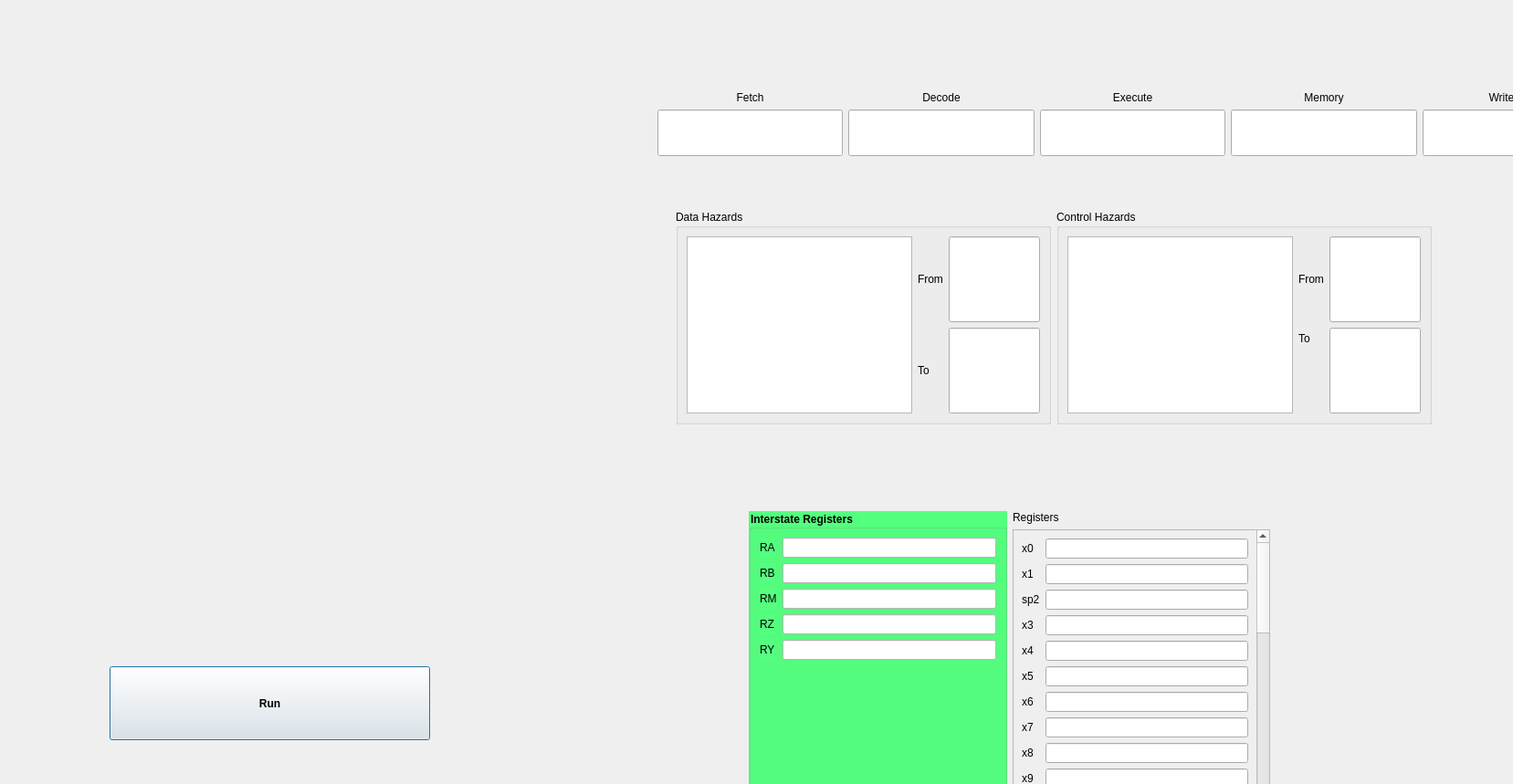
<?xml version="1.0" encoding="UTF-8"?>
<ui version="4.0">
 <class>thirdDialog</class>
 <widget class="QDialog" name="thirdDialog">
  <property name="geometry">
   <rect>
    <x>0</x>
    <y>0</y>
    <width>1657</width>
    <height>859</height>
   </rect>
  </property>
  <property name="windowTitle">
   <string>Dialog</string>
  </property>
  <property name="styleSheet">
   <string notr="true"/>
  </property>
  <widget class="QWidget" name="layoutWidget">
   <property name="geometry">
    <rect>
     <x>720</x>
     <y>100</y>
     <width>1041</width>
     <height>71</height>
    </rect>
   </property>
   <layout class="QHBoxLayout" name="horizontalLayout">
    <item>
     <layout class="QVBoxLayout" name="verticalLayout">
      <item>
       <widget class="QLabel" name="label">
        <property name="text">
         <string>Fetch</string>
        </property>
        <property name="alignment">
         <set>Qt::AlignCenter</set>
        </property>
       </widget>
      </item>
      <item>
       <widget class="QLineEdit" name="textEdit">
        <property name="sizePolicy">
         <sizepolicy hsizetype="Expanding" vsizetype="Expanding">
          <horstretch>0</horstretch>
          <verstretch>0</verstretch>
         </sizepolicy>
        </property>
       </widget>
      </item>
     </layout>
    </item>
    <item>
     <layout class="QVBoxLayout" name="verticalLayout_4">
      <item>
       <widget class="QLabel" name="label_4">
        <property name="text">
         <string>Decode</string>
        </property>
        <property name="alignment">
         <set>Qt::AlignCenter</set>
        </property>
       </widget>
      </item>
      <item>
       <widget class="QLineEdit" name="textEdit_2">
        <property name="sizePolicy">
         <sizepolicy hsizetype="Expanding" vsizetype="Expanding">
          <horstretch>0</horstretch>
          <verstretch>0</verstretch>
         </sizepolicy>
        </property>
       </widget>
      </item>
     </layout>
    </item>
    <item>
     <layout class="QVBoxLayout" name="verticalLayout_2">
      <item>
       <widget class="QLabel" name="label_2">
        <property name="text">
         <string>Execute</string>
        </property>
        <property name="alignment">
         <set>Qt::AlignCenter</set>
        </property>
       </widget>
      </item>
      <item>
       <widget class="QLineEdit" name="textEdit_3">
        <property name="sizePolicy">
         <sizepolicy hsizetype="Expanding" vsizetype="Expanding">
          <horstretch>0</horstretch>
          <verstretch>0</verstretch>
         </sizepolicy>
        </property>
       </widget>
      </item>
     </layout>
    </item>
    <item>
     <layout class="QVBoxLayout" name="verticalLayout_5">
      <item>
       <widget class="QLabel" name="label_5">
        <property name="text">
         <string>Memory</string>
        </property>
        <property name="alignment">
         <set>Qt::AlignCenter</set>
        </property>
       </widget>
      </item>
      <item>
       <widget class="QLineEdit" name="textEdit_4">
        <property name="sizePolicy">
         <sizepolicy hsizetype="Expanding" vsizetype="Expanding">
          <horstretch>0</horstretch>
          <verstretch>0</verstretch>
         </sizepolicy>
        </property>
       </widget>
      </item>
     </layout>
    </item>
    <item>
     <layout class="QVBoxLayout" name="verticalLayout_3">
      <item>
       <widget class="QLabel" name="label_3">
        <property name="text">
         <string>Write Back</string>
        </property>
        <property name="alignment">
         <set>Qt::AlignCenter</set>
        </property>
       </widget>
      </item>
      <item>
       <widget class="QLineEdit" name="textEdit_5">
        <property name="sizePolicy">
         <sizepolicy hsizetype="Expanding" vsizetype="Expanding">
          <horstretch>0</horstretch>
          <verstretch>0</verstretch>
         </sizepolicy>
        </property>
       </widget>
      </item>
     </layout>
    </item>
   </layout>
  </widget>
  <widget class="QPushButton" name="pushButton">
   <property name="geometry">
    <rect>
     <x>120</x>
     <y>730</y>
     <width>351</width>
     <height>81</height>
    </rect>
   </property>
   <property name="font">
    <font>
     <weight>75</weight>
     <bold>true</bold>
    </font>
   </property>
   <property name="styleSheet">
    <string notr="true"/>
   </property>
   <property name="text">
    <string>Run</string>
   </property>
  </widget>
  <widget class="QWidget" name="layoutWidget">
   <property name="geometry">
    <rect>
     <x>740</x>
     <y>230</y>
     <width>828</width>
     <height>235</height>
    </rect>
   </property>
   <layout class="QHBoxLayout" name="horizontalLayout_4">
    <item>
     <widget class="QGroupBox" name="groupBox">
      <property name="title">
       <string>Data Hazards</string>
      </property>
      <layout class="QHBoxLayout" name="horizontalLayout_2">
       <item>
        <widget class="QTextEdit" name="countDH">
         <property name="sizePolicy">
          <sizepolicy hsizetype="Preferred" vsizetype="Preferred">
           <horstretch>0</horstretch>
           <verstretch>0</verstretch>
          </sizepolicy>
         </property>
        </widget>
       </item>
       <item>
        <layout class="QFormLayout" name="formLayout_2">
         <item row="0" column="0">
          <widget class="QLabel" name="label_6">
           <property name="sizePolicy">
            <sizepolicy hsizetype="Expanding" vsizetype="Expanding">
             <horstretch>0</horstretch>
             <verstretch>0</verstretch>
            </sizepolicy>
           </property>
           <property name="text">
            <string>From</string>
           </property>
          </widget>
         </item>
         <item row="0" column="1">
          <widget class="QLineEdit" name="fromDH">
           <property name="sizePolicy">
            <sizepolicy hsizetype="Expanding" vsizetype="Expanding">
             <horstretch>0</horstretch>
             <verstretch>0</verstretch>
            </sizepolicy>
           </property>
          </widget>
         </item>
         <item row="1" column="1">
          <widget class="QLineEdit" name="toDH">
           <property name="sizePolicy">
            <sizepolicy hsizetype="Expanding" vsizetype="Expanding">
             <horstretch>0</horstretch>
             <verstretch>0</verstretch>
            </sizepolicy>
           </property>
          </widget>
         </item>
         <item row="1" column="0">
          <widget class="QLabel" name="label_7">
           <property name="sizePolicy">
            <sizepolicy hsizetype="Expanding" vsizetype="Expanding">
             <horstretch>0</horstretch>
             <verstretch>0</verstretch>
            </sizepolicy>
           </property>
           <property name="text">
            <string>To</string>
           </property>
          </widget>
         </item>
        </layout>
       </item>
      </layout>
     </widget>
    </item>
    <item>
     <widget class="QGroupBox" name="groupBox_2">
      <property name="title">
       <string>Control Hazards</string>
      </property>
      <layout class="QHBoxLayout" name="horizontalLayout_3">
       <item>
        <widget class="QTextEdit" name="countCH">
         <property name="sizePolicy">
          <sizepolicy hsizetype="Preferred" vsizetype="Preferred">
           <horstretch>0</horstretch>
           <verstretch>0</verstretch>
          </sizepolicy>
         </property>
        </widget>
       </item>
       <item>
        <layout class="QFormLayout" name="formLayout_3">
         <item row="0" column="0">
          <widget class="QLabel" name="label_8">
           <property name="sizePolicy">
            <sizepolicy hsizetype="Expanding" vsizetype="Expanding">
             <horstretch>0</horstretch>
             <verstretch>0</verstretch>
            </sizepolicy>
           </property>
           <property name="text">
            <string>From</string>
           </property>
          </widget>
         </item>
         <item row="0" column="1">
          <widget class="QLineEdit" name="lineEdit_3">
           <property name="sizePolicy">
            <sizepolicy hsizetype="Expanding" vsizetype="Expanding">
             <horstretch>0</horstretch>
             <verstretch>0</verstretch>
            </sizepolicy>
           </property>
          </widget>
         </item>
         <item row="1" column="1">
          <widget class="QLineEdit" name="lineEdit_4">
           <property name="sizePolicy">
            <sizepolicy hsizetype="Expanding" vsizetype="Expanding">
             <horstretch>0</horstretch>
             <verstretch>0</verstretch>
            </sizepolicy>
           </property>
          </widget>
         </item>
         <item row="1" column="0">
          <widget class="QLabel" name="label_9">
           <property name="text">
            <string>To</string>
           </property>
          </widget>
         </item>
        </layout>
       </item>
      </layout>
     </widget>
    </item>
   </layout>
  </widget>
  <widget class="QWidget" name="">
   <property name="geometry">
    <rect>
     <x>820</x>
     <y>560</y>
     <width>571</width>
     <height>336</height>
    </rect>
   </property>
   <layout class="QHBoxLayout" name="horizontalLayout_7">
    <item>
     <widget class="QGroupBox" name="groupBox_3">
      <property name="font">
       <font>
        <weight>75</weight>
        <bold>true</bold>
       </font>
      </property>
      <property name="styleSheet">
       <string notr="true">background-color: rgb(85, 255, 127);</string>
      </property>
      <property name="title">
       <string>Interstate Registers</string>
      </property>
      <layout class="QHBoxLayout" name="horizontalLayout_5">
       <item>
        <layout class="QFormLayout" name="formLayout">
         <item row="0" column="0">
          <widget class="QLabel" name="label_10">
           <property name="text">
            <string>RA</string>
           </property>
          </widget>
         </item>
         <item row="4" column="0">
          <widget class="QLabel" name="label_11">
           <property name="text">
            <string>RY</string>
           </property>
          </widget>
         </item>
         <item row="3" column="0">
          <widget class="QLabel" name="label_12">
           <property name="text">
            <string>RZ</string>
           </property>
          </widget>
         </item>
         <item row="1" column="0">
          <widget class="QLabel" name="label_13">
           <property name="text">
            <string>RB</string>
           </property>
          </widget>
         </item>
         <item row="2" column="0">
          <widget class="QLabel" name="label_14">
           <property name="text">
            <string>RM</string>
           </property>
          </widget>
         </item>
         <item row="0" column="1">
          <widget class="QLineEdit" name="regRA">
           <property name="styleSheet">
            <string notr="true">background-color: rgb(255, 255, 255);</string>
           </property>
          </widget>
         </item>
         <item row="1" column="1">
          <widget class="QLineEdit" name="regRB">
           <property name="styleSheet">
            <string notr="true">background-color: rgb(255, 255, 255);</string>
           </property>
          </widget>
         </item>
         <item row="2" column="1">
          <widget class="QLineEdit" name="regRM">
           <property name="styleSheet">
            <string notr="true">background-color: rgb(255, 255, 255);</string>
           </property>
          </widget>
         </item>
         <item row="3" column="1">
          <widget class="QLineEdit" name="regRZ">
           <property name="styleSheet">
            <string notr="true">background-color: rgb(255, 255, 255);</string>
           </property>
          </widget>
         </item>
         <item row="4" column="1">
          <widget class="QLineEdit" name="regRY">
           <property name="styleSheet">
            <string notr="true">background-color: rgb(255, 255, 255);</string>
           </property>
          </widget>
         </item>
        </layout>
       </item>
      </layout>
     </widget>
    </item>
    <item>
     <layout class="QVBoxLayout" name="verticalLayout_6">
      <item>
       <widget class="QLabel" name="label_15">
        <property name="text">
         <string>Registers</string>
        </property>
       </widget>
      </item>
      <item>
       <widget class="QScrollArea" name="scrollArea">
        <property name="frameShape">
         <enum>QFrame::StyledPanel</enum>
        </property>
        <property name="frameShadow">
         <enum>QFrame::Sunken</enum>
        </property>
        <property name="lineWidth">
         <number>1</number>
        </property>
        <property name="widgetResizable">
         <bool>true</bool>
        </property>
        <widget class="QWidget" name="scrollAreaWidgetContents">
         <property name="geometry">
          <rect>
           <x>0</x>
           <y>0</y>
           <width>263</width>
           <height>910</height>
          </rect>
         </property>
         <layout class="QHBoxLayout" name="horizontalLayout_6">
          <item>
           <layout class="QFormLayout" name="formLayout_5">
            <item row="0" column="0">
             <widget class="QLabel" name="label_21">
              <property name="text">
               <string>x0</string>
              </property>
             </widget>
            </item>
            <item row="14" column="0">
             <widget class="QLabel" name="label_22">
              <property name="text">
               <string>x14</string>
              </property>
             </widget>
            </item>
            <item row="13" column="0">
             <widget class="QLabel" name="label_23">
              <property name="text">
               <string>x13</string>
              </property>
             </widget>
            </item>
            <item row="8" column="0">
             <widget class="QLabel" name="label_24">
              <property name="text">
               <string>x8</string>
              </property>
             </widget>
            </item>
            <item row="11" column="0">
             <widget class="QLabel" name="label_25">
              <property name="text">
               <string>x11</string>
              </property>
             </widget>
            </item>
            <item row="12" column="0">
             <widget class="QLabel" name="label_26">
              <property name="text">
               <string>x12</string>
              </property>
             </widget>
            </item>
            <item row="9" column="0">
             <widget class="QLabel" name="label_27">
              <property name="text">
               <string>x9</string>
              </property>
             </widget>
            </item>
            <item row="10" column="0">
             <widget class="QLabel" name="label_28">
              <property name="text">
               <string>x10</string>
              </property>
             </widget>
            </item>
            <item row="1" column="0">
             <widget class="QLabel" name="label_29">
              <property name="text">
               <string>x1</string>
              </property>
             </widget>
            </item>
            <item row="7" column="0">
             <widget class="QLabel" name="label_30">
              <property name="text">
               <string>x7</string>
              </property>
             </widget>
            </item>
            <item row="6" column="0">
             <widget class="QLabel" name="label_31">
              <property name="text">
               <string>x6</string>
              </property>
             </widget>
            </item>
            <item row="5" column="0">
             <widget class="QLabel" name="label_32">
              <property name="text">
               <string>x5</string>
              </property>
             </widget>
            </item>
            <item row="4" column="0">
             <widget class="QLabel" name="label_33">
              <property name="text">
               <string>x4</string>
              </property>
             </widget>
            </item>
            <item row="3" column="0">
             <widget class="QLabel" name="label_34">
              <property name="text">
               <string>x3</string>
              </property>
             </widget>
            </item>
            <item row="2" column="0">
             <widget class="QLabel" name="label_35">
              <property name="text">
               <string>sp2</string>
              </property>
             </widget>
            </item>
            <item row="0" column="1">
             <widget class="QLineEdit" name="regx0"/>
            </item>
            <item row="1" column="1">
             <widget class="QLineEdit" name="regx1"/>
            </item>
            <item row="3" column="1">
             <widget class="QLineEdit" name="regx3"/>
            </item>
            <item row="4" column="1">
             <widget class="QLineEdit" name="regx4"/>
            </item>
            <item row="5" column="1">
             <widget class="QLineEdit" name="regx5"/>
            </item>
            <item row="6" column="1">
             <widget class="QLineEdit" name="regx6"/>
            </item>
            <item row="7" column="1">
             <widget class="QLineEdit" name="regx7"/>
            </item>
            <item row="8" column="1">
             <widget class="QLineEdit" name="regx8"/>
            </item>
            <item row="9" column="1">
             <widget class="QLineEdit" name="regx9"/>
            </item>
            <item row="10" column="1">
             <widget class="QLineEdit" name="regx10"/>
            </item>
            <item row="11" column="1">
             <widget class="QLineEdit" name="regx11"/>
            </item>
            <item row="12" column="1">
             <widget class="QLineEdit" name="regx12"/>
            </item>
            <item row="13" column="1">
             <widget class="QLineEdit" name="regx13"/>
            </item>
            <item row="14" column="1">
             <widget class="QLineEdit" name="regx14"/>
            </item>
            <item row="15" column="0">
             <widget class="QLabel" name="label_36">
              <property name="text">
               <string>x15</string>
              </property>
             </widget>
            </item>
            <item row="19" column="0">
             <widget class="QLabel" name="label_37">
              <property name="text">
               <string>x19</string>
              </property>
             </widget>
            </item>
            <item row="18" column="0">
             <widget class="QLabel" name="label_38">
              <property name="text">
               <string>x18</string>
              </property>
             </widget>
            </item>
            <item row="17" column="0">
             <widget class="QLabel" name="label_39">
              <property name="text">
               <string>x17</string>
              </property>
             </widget>
            </item>
            <item row="16" column="0">
             <widget class="QLabel" name="label_40">
              <property name="text">
               <string>x16</string>
              </property>
             </widget>
            </item>
            <item row="31" column="0">
             <widget class="QLabel" name="label_41">
              <property name="text">
               <string>x31</string>
              </property>
             </widget>
            </item>
            <item row="30" column="0">
             <widget class="QLabel" name="label_42">
              <property name="text">
               <string>x30</string>
              </property>
             </widget>
            </item>
            <item row="29" column="0">
             <widget class="QLabel" name="label_43">
              <property name="text">
               <string>x29</string>
              </property>
             </widget>
            </item>
            <item row="28" column="0">
             <widget class="QLabel" name="label_44">
              <property name="text">
               <string>x28</string>
              </property>
             </widget>
            </item>
            <item row="27" column="0">
             <widget class="QLabel" name="label_45">
              <property name="text">
               <string>x27</string>
              </property>
             </widget>
            </item>
            <item row="26" column="0">
             <widget class="QLabel" name="label_46">
              <property name="text">
               <string>x26</string>
              </property>
             </widget>
            </item>
            <item row="25" column="0">
             <widget class="QLabel" name="label_47">
              <property name="text">
               <string>x25</string>
              </property>
             </widget>
            </item>
            <item row="24" column="0">
             <widget class="QLabel" name="label_48">
              <property name="text">
               <string>x24</string>
              </property>
             </widget>
            </item>
            <item row="23" column="0">
             <widget class="QLabel" name="label_49">
              <property name="text">
               <string>x23</string>
              </property>
             </widget>
            </item>
            <item row="22" column="0">
             <widget class="QLabel" name="label_50">
              <property name="text">
               <string>x22</string>
              </property>
             </widget>
            </item>
            <item row="21" column="0">
             <widget class="QLabel" name="label_51">
              <property name="text">
               <string>x21</string>
              </property>
             </widget>
            </item>
            <item row="20" column="0">
             <widget class="QLabel" name="label_52">
              <property name="text">
               <string>x20</string>
              </property>
             </widget>
            </item>
            <item row="26" column="1">
             <widget class="QLineEdit" name="regx26"/>
            </item>
            <item row="25" column="1">
             <widget class="QLineEdit" name="regx25"/>
            </item>
            <item row="24" column="1">
             <widget class="QLineEdit" name="regx24"/>
            </item>
            <item row="22" column="1">
             <widget class="QLineEdit" name="regx22"/>
            </item>
            <item row="23" column="1">
             <widget class="QLineEdit" name="regx23"/>
            </item>
            <item row="21" column="1">
             <widget class="QLineEdit" name="regx21"/>
            </item>
            <item row="20" column="1">
             <widget class="QLineEdit" name="regx20"/>
            </item>
            <item row="27" column="1">
             <widget class="QLineEdit" name="regx27"/>
            </item>
            <item row="28" column="1">
             <widget class="QLineEdit" name="regx28"/>
            </item>
            <item row="29" column="1">
             <widget class="QLineEdit" name="regx29"/>
            </item>
            <item row="30" column="1">
             <widget class="QLineEdit" name="regx30"/>
            </item>
            <item row="31" column="1">
             <widget class="QLineEdit" name="regx31"/>
            </item>
            <item row="15" column="1">
             <widget class="QLineEdit" name="regx15"/>
            </item>
            <item row="16" column="1">
             <widget class="QLineEdit" name="regx16"/>
            </item>
            <item row="17" column="1">
             <widget class="QLineEdit" name="regx17"/>
            </item>
            <item row="18" column="1">
             <widget class="QLineEdit" name="regx18"/>
            </item>
            <item row="19" column="1">
             <widget class="QLineEdit" name="regx19"/>
            </item>
            <item row="2" column="1">
             <widget class="QLineEdit" name="regx2"/>
            </item>
           </layout>
          </item>
         </layout>
        </widget>
       </widget>
      </item>
     </layout>
    </item>
   </layout>
  </widget>
 </widget>
 <resources/>
 <connections/>
</ui>
